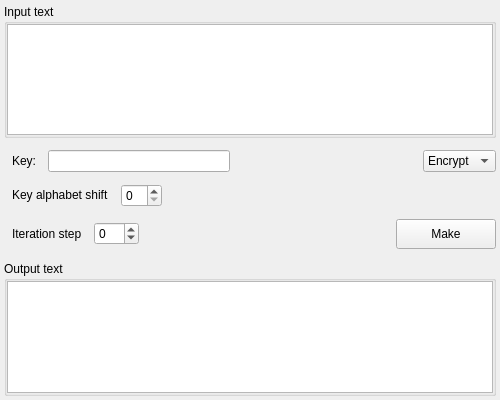
<?xml version="1.0" encoding="UTF-8"?>
<ui version="4.0">
 <class>alberti_disc</class>
 <widget class="QWidget" name="alberti_disc">
  <property name="geometry">
   <rect>
    <x>0</x>
    <y>0</y>
    <width>500</width>
    <height>400</height>
   </rect>
  </property>
  <property name="windowTitle">
   <string>Form</string>
  </property>
  <layout class="QVBoxLayout" name="verticalLayout">
   <property name="spacing">
    <number>12</number>
   </property>
   <property name="leftMargin">
    <number>4</number>
   </property>
   <property name="topMargin">
    <number>4</number>
   </property>
   <property name="rightMargin">
    <number>4</number>
   </property>
   <property name="bottomMargin">
    <number>4</number>
   </property>
   <item>
    <widget class="QGroupBox" name="group_box_input">
     <property name="title">
      <string>Input text</string>
     </property>
     <layout class="QVBoxLayout" name="verticalLayout_34">
      <property name="spacing">
       <number>0</number>
      </property>
      <property name="leftMargin">
       <number>0</number>
      </property>
      <property name="topMargin">
       <number>0</number>
      </property>
      <property name="rightMargin">
       <number>0</number>
      </property>
      <property name="bottomMargin">
       <number>0</number>
      </property>
      <item>
       <widget class="QTextEdit" name="text_edit_input"/>
      </item>
     </layout>
    </widget>
   </item>
   <item>
    <layout class="QHBoxLayout" name="horizontal_layout_1">
     <property name="spacing">
      <number>12</number>
     </property>
     <property name="leftMargin">
      <number>8</number>
     </property>
     <item>
      <widget class="QLabel" name="label_key">
       <property name="sizePolicy">
        <sizepolicy hsizetype="Fixed" vsizetype="Fixed">
         <horstretch>0</horstretch>
         <verstretch>0</verstretch>
        </sizepolicy>
       </property>
       <property name="text">
        <string>Key:</string>
       </property>
      </widget>
     </item>
     <item>
      <widget class="QLineEdit" name="line_edit_key"/>
     </item>
     <item>
      <spacer name="horizontal_spacer_1">
       <property name="orientation">
        <enum>Qt::Horizontal</enum>
       </property>
       <property name="sizeHint" stdset="0">
        <size>
         <width>40</width>
         <height>20</height>
        </size>
       </property>
      </spacer>
     </item>
     <item>
      <widget class="QComboBox" name="combo_box_mode">
       <property name="sizePolicy">
        <sizepolicy hsizetype="Fixed" vsizetype="Fixed">
         <horstretch>0</horstretch>
         <verstretch>0</verstretch>
        </sizepolicy>
       </property>
       <item>
        <property name="text">
         <string>Encrypt</string>
        </property>
       </item>
       <item>
        <property name="text">
         <string>Decrypt</string>
        </property>
       </item>
      </widget>
     </item>
    </layout>
   </item>
   <item>
    <layout class="QHBoxLayout" name="horizontal_layout_2">
     <property name="spacing">
      <number>12</number>
     </property>
     <property name="leftMargin">
      <number>8</number>
     </property>
     <item>
      <widget class="QLabel" name="label_key_alphabet_shift">
       <property name="sizePolicy">
        <sizepolicy hsizetype="Fixed" vsizetype="Fixed">
         <horstretch>0</horstretch>
         <verstretch>0</verstretch>
        </sizepolicy>
       </property>
       <property name="text">
        <string>Key alphabet shift</string>
       </property>
      </widget>
     </item>
     <item>
      <widget class="QSpinBox" name="spin_box_key_alphabet_shift"/>
     </item>
     <item>
      <spacer name="horizontal_spacer_2">
       <property name="orientation">
        <enum>Qt::Horizontal</enum>
       </property>
       <property name="sizeHint" stdset="0">
        <size>
         <width>40</width>
         <height>20</height>
        </size>
       </property>
      </spacer>
     </item>
    </layout>
   </item>
   <item>
    <layout class="QHBoxLayout" name="horizontal_layout_3">
     <property name="spacing">
      <number>12</number>
     </property>
     <property name="leftMargin">
      <number>8</number>
     </property>
     <item>
      <widget class="QLabel" name="label_iteration_step">
       <property name="sizePolicy">
        <sizepolicy hsizetype="Fixed" vsizetype="Fixed">
         <horstretch>0</horstretch>
         <verstretch>0</verstretch>
        </sizepolicy>
       </property>
       <property name="text">
        <string>Iteration step</string>
       </property>
      </widget>
     </item>
     <item>
      <widget class="QSpinBox" name="spin_box_iteration_step">
       <property name="minimum">
        <number>-99</number>
       </property>
      </widget>
     </item>
     <item>
      <spacer name="horizontal_spacer_3">
       <property name="orientation">
        <enum>Qt::Horizontal</enum>
       </property>
       <property name="sizeHint" stdset="0">
        <size>
         <width>40</width>
         <height>20</height>
        </size>
       </property>
      </spacer>
     </item>
     <item>
      <widget class="QPushButton" name="button_make">
       <property name="sizePolicy">
        <sizepolicy hsizetype="Fixed" vsizetype="Fixed">
         <horstretch>0</horstretch>
         <verstretch>0</verstretch>
        </sizepolicy>
       </property>
       <property name="minimumSize">
        <size>
         <width>100</width>
         <height>30</height>
        </size>
       </property>
       <property name="text">
        <string>Make</string>
       </property>
      </widget>
     </item>
    </layout>
   </item>
   <item>
    <widget class="QGroupBox" name="group_box_output">
     <property name="title">
      <string>Output text</string>
     </property>
     <layout class="QVBoxLayout" name="verticalLayout_35">
      <property name="spacing">
       <number>0</number>
      </property>
      <property name="leftMargin">
       <number>0</number>
      </property>
      <property name="topMargin">
       <number>0</number>
      </property>
      <property name="rightMargin">
       <number>0</number>
      </property>
      <property name="bottomMargin">
       <number>0</number>
      </property>
      <item>
       <widget class="QTextEdit" name="text_edit_output">
        <property name="readOnly">
         <bool>true</bool>
        </property>
       </widget>
      </item>
     </layout>
    </widget>
   </item>
  </layout>
 </widget>
 <resources/>
 <connections/>
</ui>
